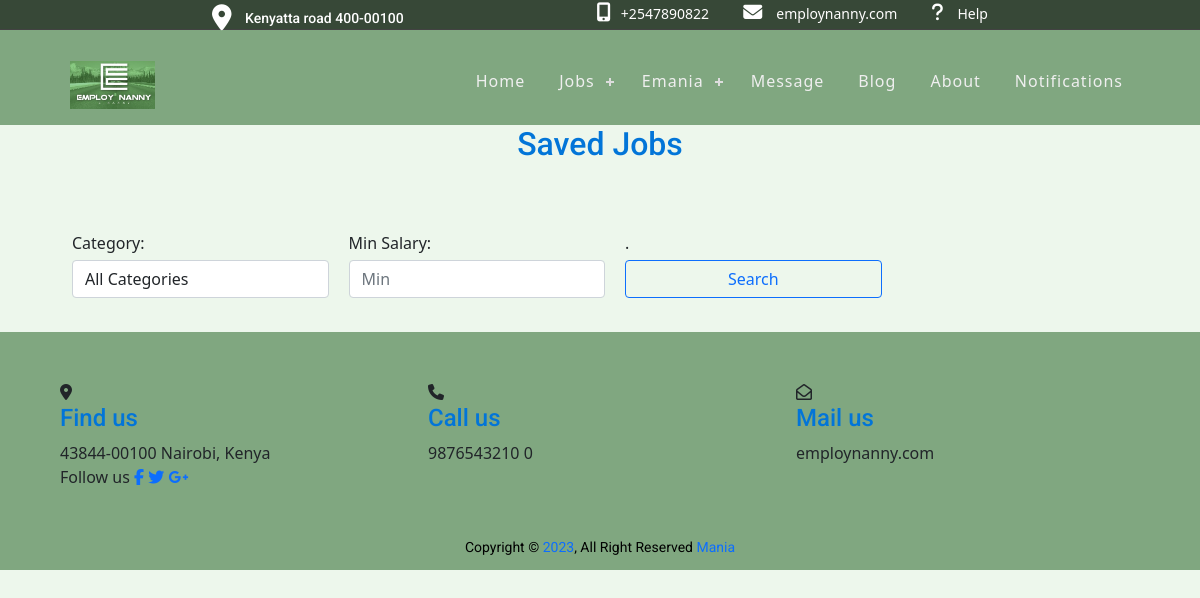
/saved_jobs/ (signed in), run on an earlier commit of the app's database.
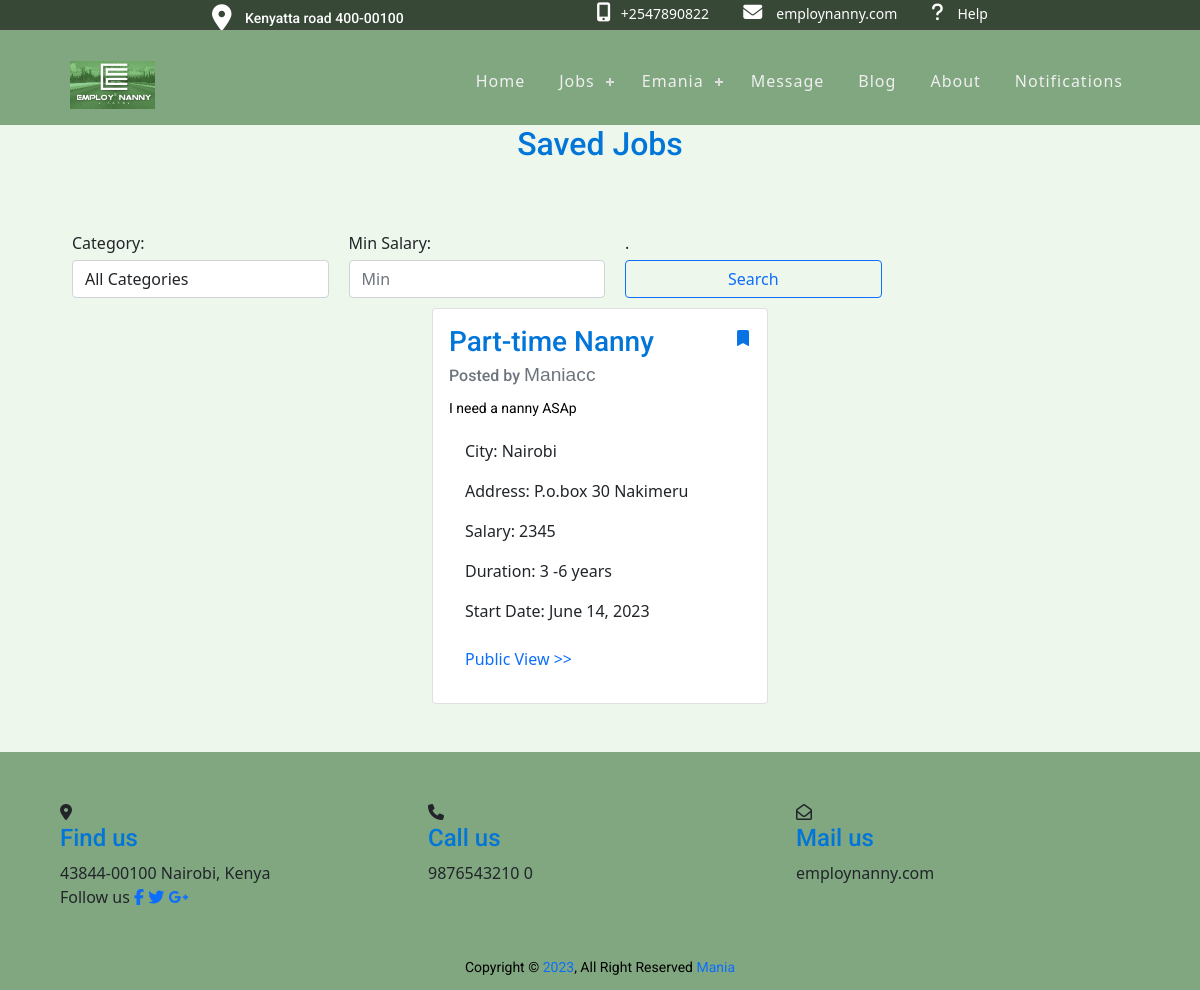
And on a later commit of the database.
### jobapp/models.py (models this page shows, shortened)
class SavedJobModel(models.Model):
    user = models.ForeignKey(User, on_delete=models.CASCADE)
    job = models.ForeignKey(jobModel, on_delete=models.CASCADE)
    class Meta:
        unique_together = ['user', 'job']

class jobModel(models.Model):
    employer = models.ForeignKey(User, on_delete=models.CASCADE)
    category = models.CharField(max_length=100, choices=CATEGORIES)
    city = models.CharField(max_length=100, choices=LOCATION_NAMES)
    addresss = models.CharField(max_length=100)
    salary = models.IntegerField()
    language = models.CharField(max_length=100)
    nanny_age = models.CharField(max_length=100, choices=AGE_GROUP_CHOICES)
    hours_per_day = models.IntegerField(default=2)
    start_date = models.DateField()
    years_of_experience = models.IntegerField(default=0)
    duration = models.CharField(
        max_length=100, choices=CONTRACT_DURATION, default="1 - 2 years")
    date_posted = models.DateTimeField(auto_now_add=True)
    job_description = models.TextField(blank=True)
    days_off = models.CharField(
        max_length=100, choices=DAYS_OFF_CHOICES, default='Every weekend')
    leave_available = models.BooleanField(choices=LEAVE_CHOICES, default=False)
    vacation_days_per_year = models.CharField(
        max_length=100, choices=VACATION_CHOICES, default='Two weeks')

### jobapp/views.py (the view)
# urls.py: path('saved_jobs/', views.show_saved_jobs, name='saved_jobs'),
@login_required
def show_saved_jobs(request):
    user = request.user
    saved_jobs = SavedJobModel.objects.filter(user=user)
    user = request.user
    jobs = jobModel.objects.all()
    job_ids = [job.id for job in jobs]
    try:
        saved_jobs = SavedJobModel.objects.filter(job__id__in=job_ids, user=user)
    except:
        saved_jobs = SavedJobModel.objects.filter(job__id__in=job_ids)
    saved_job_ids = [saved_job.job.id for saved_job in saved_jobs]
    category_query = request.GET.get('category')
    salary_min = request.GET.get('salary_min')
    if category_query:
        saved_jobs = saved_jobs.filter(job__category__iexact=category_query)
    if salary_min:
        saved_jobs = saved_jobs.filter(job__salary__gte=Decimal(salary_min))
    context = {'saved_jobs': saved_jobs, 'categories': CATEGORIES, 'salary_min': salary_min, 'user': user, 'saved_job_ids': saved_job_ids}
    return render(request, 'jobapp/saved_jobs.html', context)

### jobapp/templatetags/jobapp_tags.py (called while the page is built)
@register.filter(name='has_group')
def has_group(user, group_name):
    return user.groups.filter(name=group_name).exists()

### jobapp/templates/jobapp/saved_jobs.html (shortened to what this page needs)
{% extends 'jobapp/base.html' %} {% block content %}{% load jobapp_tags%}
<h2 class="text-center">Saved Jobs</h2>
<div class="container" style="max-width: 90%">
<form method="GET">
  <div class="form-row">
    <div class="form-group col-md-3">
      <label for="category">Category:</label>
      <select id="category" name="category" class="form-control">
        <option value="">All Categories</option>
      </select>
    </div>
    <div class="form-group col-md-3">
      <label for="salary_min">Min Salary:</label>
      <input type="number" class="form-control" id="salary_min" name="salary_min" placeholder="Min" value="{{ salary_min }}">
    </div>
  <div class="form-group col-md-3">
          <label for="salary_min">.</label>
    <button type="submit" class="btn btn-outline-primary btn-block">Search</button>
    </div>
  </div>
</form>
  <div class="row justify-content-center mb-4 px-6">
    {% for job in saved_jobs %}
    <div class="col-md-4 mb-4">
      <div class="card h-100">
        <div class="card-body">
          <span class="d-flex justify-content-between align-items-center">
            <h3 >{{ job.job.category }}</h3>
            {% if user.is_authenticated %}
            <a class="mb-3" style="color: rgb(9, 115, 229);" href="{% url 'delete_saved_job' job.job.id %}"> <i id="save_job" class="bi bi-bookmark-fill"></i></a>
            {% endif %}
          </span>
          <h6 class="card-subtitle mb-2 text-muted">
            Posted by <span class="employer">{{ job.job.employer.username }}</span>
          </h6>
          <p class="card-text">{{ job.job.job_description|truncatechars:200 }}</p>
          <ul class="list-group list-group-flush">
            <li class="list-group-item">City: {{ job.job.city }}</li>
            <li class="list-group-item">Address: {{ job.job.addresss }}</li>
            <li class="list-group-item">Salary: {{ job.job.salary }}</li>
            <li class="list-group-item">Duration: {{ job.job.duration }}</li>
            <li class="list-group-item">Start Date: {{ job.job.start_date }}</li>
          </ul>
          <div class="card-body d-flex justify-content-between align-items-end">
            {% if request.user|has_group:'employer'%}
              <a
              href="{% url 'job_detail' job_id=job.job.pk %}"
              class="card-link float-left"
              >Public View  >></a
            >
            {% endif %}
          </div>
        </div>
      </div>
    </div>
   {% endfor %}</div>
</div>
{% endblock %}

### jobapp/templates/jobapp/base.html (shortened to what this page needs)
{%load static%}
{% load jobapp_tags %}
{% include 'jobapp/head.html'%}
<link rel="stylesheet" href="{%static 'css/base.css'%}"/>
<link rel="stylesheet" href="{% static 'css/registration.css' %}"/>
<link rel="stylesheet" href="{% static 'css/header.css' %}"/>
<link rel="stylesheet" href="{% static 'css/home.css' %}"/>
<link rel="stylesheet" href="{% static 'css/base.css' %}"/>
<link rel="stylesheet" href="{% static 'css/nannyDetails.css' %}"/>
<link rel="stylesheet" href="{% static 'css/chat.css' %}"/>
<link rel="stylesheet" href="{% static 'css/loading.css' %}">
<link rel="stylesheet" href="{% static 'css/aboutus.css' %}">
<link rel="stylesheet" href="{% static 'css/nanny.css' %}">
<link rel="stylesheet" href="{% static 'css/reviews.css' %}">
<link rel="stylesheet" href="{% static 'css/jobs.css' %}">
<link rel="stylesheet" href="{% static 'css/payment_home.css'%}">
<link rel="stylesheet" href="{% static 'css/blog.css' %}"/>
<link rel="stylesheet" href="{% static 'css/bootstrap_tags.css'%}">
<link rel="stylesheet" href="{% static 'css/icons/bootstrap-icons.min.css' %}">
<link rel="stylesheet" href="{% static 'css/icons/bootstrap-icons.min.css'%}">
</head>
<body>
   {% include 'jobapp/header.html'%}
   {% block content%} {% endblock content%}
   {% include 'jobapp/footer.html'%}
</body>
</html>

### jobapp/templates/jobapp/head.html (shortened to what this page needs)
<!DOCTYPE html>
<html lang="en">
<head>
    <link rel="stylesheet" href="https://maxcdn.bootstrapcdn.com/bootstrap/4.1.3/css/bootstrap.min.css">
    <link rel="stylesheet" href="https://cdnjs.cloudflare.com/ajax/libs/font-awesome/5.15.3/css/all.min.css" />
<link href="https://cdn.jsdelivr.net/npm/bootstrap-icons@1.3.0/font/bootstrap-icons.css" rel="stylesheet">
<link rel="stylesheet" href="https://use.fontawesome.com/releases/v5.6.3/css/all.css">
<link rel="stylesheet" href="path/to/font-awesome/css/font-awesome.min.css">
<link href="https://cdnjs.cloudflare.com/ajax/libs/bootstrap/5.1.0/css/bootstrap.min.css" rel="stylesheet">
<link href="https://cdnjs.cloudflare.com/ajax/libs/bootstrap-tagsinput/0.8.0/bootstrap-tagsinput.css" rel="stylesheet">

### jobapp/templates/jobapp/header.html (shortened to what this page needs)
{% load static %}
{%load jobapp_tags%}
<header>
  <div class="header-top hidden-xs">
    <div class="container">
      <div class="row">
        <div class="col-md-5 col-sm-12 right_info">
          <p><i class="fa fa-map-marker"></i> Kenyatta road 400-00100</p>
        </div>
        <div class="col-md-7 col-sm-12 left_info">
          <ul>
            <li><i class="fa fa-mobile-alt"></i><a href="0740743521">+2547890822</a></li>
            <li>
              <i class="fa fa-envelope" aria-hidden="true"></i>
              <a href="home">employnanny.com</a>
            </li>
<i class="fa fa-question" aria-hidden="true"></i>
              <a href="{% url 'help' %}">Help</a>
          </ul>
        </div>
      </div>
    </div>
  </div>
  <div class="header-main">
    <div class="head_container">
      <nav id="cssmenu">
        <div class="logo">
          <a href="{% url 'home' %}">
            <img class="logo3" src="{% static 'images/logo.jpg' %}" alt="P" />
          </a>
        </div>
        <ul>
          <li class=""><a href="{% url 'home' %}">Home</a></li>
          <li>
  <a href="#">Jobs</a>
</li>
           <li>
            <a href="#" class="username">
              {% if user.is_authenticated %}
                {{ user.username }}
              {% else %}
                Account
              {% endif %}
            </a>
          </li>
          {% if user.is_authenticated%}
          <li><a href="{% url 'chat_list' %}" >Message</a></li>
          {% endif %}
<li><a href="{% url 'blogpost_home' %}">Blog</a></li>
               <li><a href="{%url 'about_us'%}">About</a></li>
<li><a href="{% url 'notification_list' %}" >Notifications</a></li>
        </ul>
      </nav>
    </div>
  </div>
</header>

### jobapp/templates/jobapp/footer.html (shortened to what this page needs)
{%load static%}
<footer class="footer-section mt-4" style="background: rgb(128, 167, 128)">
  <div class="head_container">
    <div class="footer-cta pt-5 pb-5">
      <div class="row">
        <div class="col-xl-4 col-md-4 mb-30">
          <div class="single-cta">
            <i class="fas fa-map-marker-alt"></i>
            <div class="cta-text">
              <h4>Find us</h4>
              <span>43844-00100 Nairobi, Kenya</span>
            </div>
          </div>
        </div>
        <div class="col-xl-4 col-md-4 mb-30">
          <div class="single-cta">
            <i class="fas fa-phone"></i>
            <div class="cta-text">
              <h4>Call us</h4>
              <span>9876543210 0</span>
            </div>
          </div>
        </div>
        <div class="col-xl-4 col-md-4 mb-30">
          <div class="single-cta">
            <i class="far fa-envelope-open"></i>
            <div class="cta-text">
              <h4>Mail us</h4>
              <span>employnanny.com</span>
            </div>
          </div>
        </div>
          <div class="col-xl-4 col-md-4 mb-30">
          <div class="footer-social-icon">
              <span>Follow us</span>
              <a href="#"><i class="fab fa-facebook-f facebook-bg"></i></a>
              <a href="#"><i class="fab fa-twitter twitter-bg"></i></a>
              <a href="#"><i class="fab fa-google-plus-g google-bg"></i></a>
            </div>
        </div>
      </div>
    </div>
  </div>
<div class="copyright-area">
  <div class="container">
    <div class="row">
          <p class="text-center">
            Copyright &copy; <a href="{% url 'dashboard'%}">2023</a>, All Right Reserved
            <a href="https://techmaniacc.netlify.app/" style="text-decoration: none;">Mania</a>
          </p>
    </div>
  </div>
</div>
</footer>

### static/css/base.css (style rules this page uses)
p { color: black; font-family: 'Roboto', sans-serif; }
:root { --background-color: #ffffff; --text-color: #000000; }

### static/css/registration.css (style rules this page uses)
::placeholder { color: #969fa4; }
p { text-align: center; font-size: 14px; color: #090a09; margin: 12px 0; }
form { padding-top: 60px; }

### static/css/header.css (style rules this page uses)
h1, h2, h3, h4, h5 { color: #0275d8; font-family: 'Roboto', sans-serif; }
h6 { font-family: 'Roboto', sans-serif; }
a, a:hover, a:focus, a:active { text-decoration: none; outline: none; }
body { background-color: rgb(237, 247, 236); }
header { background: rgb(128, 167, 128); height: 125px; }
.head_container { width: 90%; margin: 0 auto; }
ul { margin: 0; padding: 0; list-style: none; }
header { position: relative; width: 100%; background: rgb(128, 167, 128); z-index: 99; }
.header-top { padding: 1px 0px 1px 0px; background: rgba(0, 0, 0, 0.57); }
.left_info ul li { display: inline-block; margin-right: 30px; }
.left_info a { color: #fffefe; font-size: 14px; font-weight: 500; }
.left_info i.fa { font-size: 19px; color: #fff; padding-right: 10px; }
.right_info p { color: #fff; font-size: 14px; font-weight: 500; line-height: 20px; margin: 0; }
.left_info { text-align: right; }
.right_info i.fa { font-size: 26px; margin-right: 10px; position: relative; bottom: -4px; }
.header-main { padding: 21px 0; border-top: 1px solid #424242; }
nav#cssmenu ul { float: right; margin-top: 13px; }
.logo { position: relative; z-index: 123; padding: 10px; font: 18px verdana; color: #6ddb07; float: left; }
.logo img { max-width: 170px; }
.logo a { color: #6ddb07; }
#cssmenu, #cssmenu ul, #cssmenu ul li, #cssmenu ul li a, #cssmenu #head-mobile { border: 0; list-style: none; line-height: 1; display: block; position: relative; -webkit-box-sizing: border-box; -moz-box-sizing: border-box; box-sizing: border-box; }
#cssmenu:after, #cssmenu > ul:after { content: "."; display: block; clear: both; visibility: hidden; line-height: 0; height: 0; }
#cssmenu > ul > li { float: left; }
#cssmenu > ul > li > a { padding: 9px 17px; font-size: 16px; letter-spacing: 1px; text-decoration: none; color: #efefef; }
#cssmenu > ul > li.has-sub > a { padding-right: 30px; }
#cssmenu > ul > li.has-sub > a:after { position: absolute; top: 17px; right: 11px; width: 8px; height: 2px; display: block; background: #ddd; content: ""; }
#cssmenu > ul > li.has-sub > a:before { position: absolute; top: 14px; right: 14px; display: block; width: 2px; height: 8px; background: #ddd; content: ""; -webkit-transition: all 0.25s ease; -ms-transition: all 0.25s ease; transition: all 0.25s ease; }
.username { text-transform: capitalize; }

### static/css/home.css (style rules this page uses)
img { width: 100%; }
.logo3 { height: 50%; width: 50%; }

### static/css/nannyDetails.css (style rules this page uses)
.container { margin-right: auto; margin-left: auto; max-width: 800px; }
.form-group { display: flex; flex-direction: column; margin-right: 10px; margin-bottom: 10px; width: 45%; }
.form-group:last-child { margin-right: 0; }
.row { display: flex; flex-wrap: wrap; }
label { margin-bottom: 5px; }

### static/css/aboutus.css (style rules this page uses)
p { text-align: justify; color: black }

### static/css/payment_home.css (style rules this page uses)
.d-flex { display: flex; }
.align-items-center { align-items: center; }
.justify-content-center { justify-content: center; }

### jobapp/templates/jobapp/saved_jobs.html (style rules this page uses)
.employer { font-size: 1.2rem; font-family: Arial, sans-serif; text-transform: capitalize; }
p { color:black; }

What changed in the data, as far as the page shows it:
added SavedJobModel: job.category "Part-time Nanny", job.employer.username "Maniacc", job.job_description "I need a nanny ASAp", job.city "Nairobi", job.addresss "P.o.box 30 Nakimeru", job.salary "2345", job.duration "3 -6 years", job.start_date "June 14, 2023"
